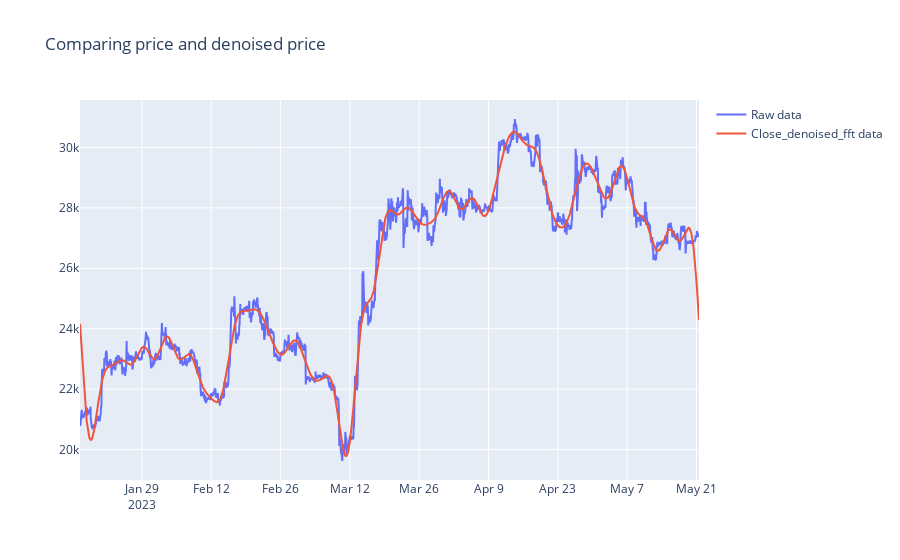

Notebook cell for this chart:
### Code cell
fig = make_subplots(rows=1, cols=1)

fig.add_trace(
    go.Scatter(
        name="Raw data",
        x=df.index,
        y=df["Close"],
    ),
    row=1,
    col=1,
)
fig.add_trace(
    go.Scatter(
        name="Close_denoised_fft data",
        x=df.index,
        y=df["Close_denoised_fft"],
    ),
    row=1,
    col=1,
)
fig.update_layout(
    xaxis_rangeslider_visible=False,
    showlegend=True,
    title_text="Comparing price and denoised price",
)

### Figure 1 — Plotly figure (JSON) as saved in the notebook; plotly's stock layout.template omitted (floating-point values rounded to 4 significant figures; data arrays with more than 128 entries replaced by an {"elided": "..."} marker saying what was removed)
{"data": [{"name": "Raw data", "type": "scatter", "x": {"elided": "3000 str values"}, "xaxis": "x", "y": {"elided": "3000 float values"}, "yaxis": "y"}, {"name": "Close_denoised_fft data", "type": "scatter", "x": {"elided": "3000 str values"}, "xaxis": "x", "y": {"elided": "3000 float values"}, "yaxis": "y"}], "layout": {"showlegend": true, "title": {"text": "Comparing price and denoised price"}, "xaxis": {"anchor": "y", "domain": [0, 1], "rangeslider": {"visible": false}}, "yaxis": {"anchor": "x", "domain": [0, 1]}}}
